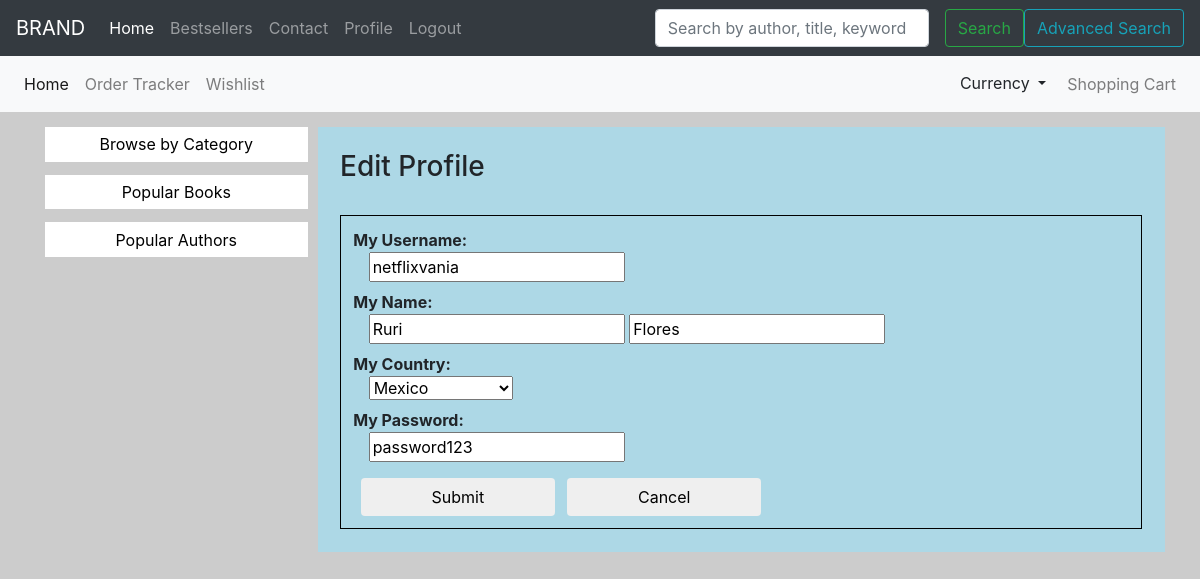
The page /profileEdit.php (signed in) on the database its author committed.
### tables this page shows
CREATE TABLE `users` (
  `userID` int(11) NOT NULL,
  `userName` varchar(255) NOT NULL,
  `userLastName` varchar(255) NOT NULL,
  `userUsername` varchar(255) NOT NULL,
  `userPwd` varchar(255) NOT NULL,
  `userCategory` int(11) NOT NULL COMMENT 'Shopper, Admin',
  `userCountry` int(11) NOT NULL COMMENT 'References an ID'
);

### profileEdit.php (the view, shortened to what this page needs)
<?php
	include 'header.php';
?>
	<div class="contentContainer">
		<div class="row">
			<div class="col-md-3 sidebar">
				<div class="sidebar-div">
					<a class="sidebar-a" href="categories.php">Browse by Category</a>
				</div>
				<div class="sidebar-div">
					<a class="sidebar-a"  href="popularBooks.php">Popular Books</a>
				</div>
				<div class="sidebar-div">
					<a class="sidebar-a"  href="popularAuthors.php">Popular Authors</a>
				</div>
			</div>
			<div class="col-md-9 userContainer">
				<?php
					$userID = $_SESSION['userlogin'];
					$result = mysqli_query($conn, 'SELECT users.userID, users.userName, users.userLastName, users.userUsername, users.userPwd, users.userCountry, countries.countryID, countries.countryName FROM users INNER JOIN countries ON users.userCountry = countries.countryID WHERE userUsername="' . $userID . '"');
					if($result){
						while($row = mysqli_fetch_array($result)){
							echo "<h3>Edit Profile</h3><br/><div class='profile-wrapper'><form action='includes/profileEdit.php' method='POST' id='profileEditForm'><dl>
									<dt>My Username:</dt>
									<dd><input type='text' name='userUsername' value='". $row['userUsername'] ."'></dt>
									<dt>My Name:</dt>
									<dd><input type='text' name='userName' value='". $row['userName'] . "'>
									<input type='text' name='userLName' value='" . $row['userLastName'] ."'></dd>
									<dt>My Country:</dt>
									<dd><select form='profileEditForm' name='userCountry'>";
								$countriesResult = mysqli_query($conn, 'SELECT * FROM countries');
								if($countriesResult){
									while($rr = mysqli_fetch_array($countriesResult)){
									echo "<option value='" . $rr['countryID'] . "'>" . $rr['countryName'] . "</option>";
									}
								}
								echo "</select></dd>
									<dt>My Password:</dt>
									<dd><input type='text' name='userPwd' value='" . $row['userPwd'] . "'></dd>
								</dl>
									<button type='submit' class='btn edit-btn'>Submit</button>
									<button class='btn edit-btn'><a class='category-a' href='profile.php'>Cancel</a></button></form>
								</div>";
						}
					}
				?>
			</div>
		</div>
	</div>
</body>
</html>

### css/bookstore.css (style rules this page uses)
body { background-image: url("../img/bg2.png"); background-repeat: repeat; background-attachment: fixed; background-position: center; background-color: #cccccc; }
.contentContainer { padding: 15px 50px; }
.sidebar { padding: 0 10px; }
.sidebar-div { background-color: white; display: block; margin-bottom: 5%; text-align: center; }
.sidebar-a { color: black; display: block; padding: 2%; }
.userContainer { background-color: lightblue; padding: 2%; }
.profile-wrapper { padding: 1.5%; border: 1px solid black; }
dd { padding-left: 2%; }
.edit-btn { margin-left: 1%; width: 25%; }
.category-a { color: black; display: block; }

### rows shown on the page
users: userUsername "netflixvania", userName "Ruri", userLName "Flores", userPwd "password123"

### other values the page prints
form field userCountry "Mexico"
